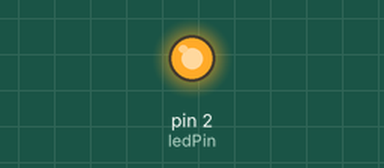
This sketch was run on a simulated Arduino Uno, built with avr-gcc and run on an emulated ATmega328P. On the bench: output pins drawn as LEDs (lit = HIGH).

Above: at 1.6 s.
At 6.7 s:
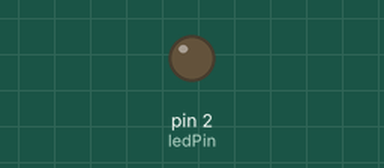
Timing chart, 0 to 7.0 s (numbered marks = the images above):
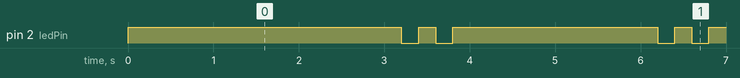

The sketch:

ESP12_BlinkTwice.ino
```cpp
// Pin definition for the onboard LED of ESP12
const int ledPin = 2;  // GPIO2 is typically used for the onboard LED on ESP12

// Timing variables
unsigned long previousMillis = 0;  // Stores the last time the sequence ran
const long interval = 3000;        // Total interval time (3 seconds)
bool isBlinking = false;           // State control for blinking sequence
int blinkCount = 0;                // Number of blinks done
unsigned long blinkTimer = 0;      // Timer for blink timing

void setup() {
  pinMode(ledPin, OUTPUT); // Set the LED pin as an output
  digitalWrite(ledPin, HIGH); // Ensure the LED starts off (ESP12 onboard LED is active LOW)
}

void loop() {
  unsigned long currentMillis = millis();

  // Check if 3 seconds have passed
  if (!isBlinking && currentMillis - previousMillis >= interval) {
    previousMillis = currentMillis; // Update the last sequence time
    isBlinking = true;              // Start the blinking sequence
    blinkCount = 0;                 // Reset blink count
    blinkTimer = currentMillis;     // Start blink timing
  }

  // Handle blinking sequence
  if (isBlinking) {
    if (blinkCount < 4) { // 4 changes = 2 blinks (ON/OFF twice)
      if (currentMillis - blinkTimer >= 200) { // 200ms interval for each ON/OFF
        digitalWrite(ledPin, !digitalRead(ledPin)); // Toggle LED state
        blinkTimer = currentMillis;                // Reset blink timer
        blinkCount++;                              // Increment blink count
      }
    } else {
      // After 2 blinks, turn off LED and stop the sequence
      digitalWrite(ledPin, HIGH); // Ensure LED is OFF (active LOW)
      isBlinking = false;         // End blinking sequence
    }
  }
}
```

Measured:
- by itself, pin 2 (ledPin): repeats every 3.0 s: HIGH 0.20 s, LOW 0.20 s, HIGH 2.4 s, LOW 0.20 s
- by itself, everything shown: repeats every 3.0 s, in 4 steps
